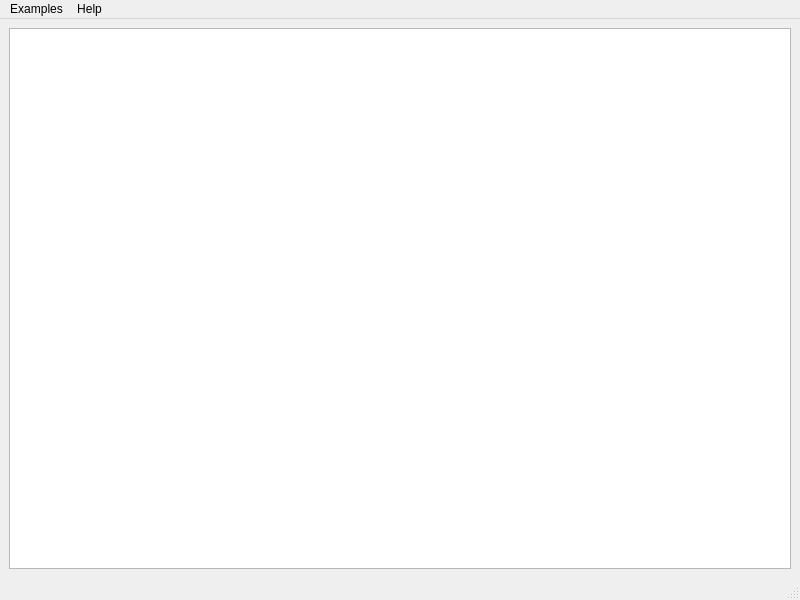
<?xml version="1.0" encoding="UTF-8"?>
<ui version="4.0">
 <class>TestApplication</class>
 <widget class="QMainWindow" name="TestApplication">
  <property name="geometry">
   <rect>
    <x>0</x>
    <y>0</y>
    <width>800</width>
    <height>600</height>
   </rect>
  </property>
  <property name="windowTitle">
   <string>MainWindow</string>
  </property>
  <widget class="QWidget" name="centralwidget">
   <layout class="QGridLayout" name="gridLayout_2">
    <item row="0" column="0">
     <layout class="QGridLayout" name="gridLayout">
      <item row="0" column="0">
       <widget class="QTextEdit" name="textEdit"/>
      </item>
     </layout>
    </item>
   </layout>
  </widget>
  <widget class="QMenuBar" name="menubar">
   <property name="geometry">
    <rect>
     <x>0</x>
     <y>0</y>
     <width>800</width>
     <height>19</height>
    </rect>
   </property>
   <widget class="QMenu" name="menuExamples">
    <property name="title">
     <string>Examples</string>
    </property>
    <addaction name="actionResourceText"/>
    <addaction name="actionDialogUi"/>
    <addaction name="actionStaticLibrary"/>
    <addaction name="actionSharedLibrary"/>
    <addaction name="separator"/>
    <addaction name="actionExit"/>
   </widget>
   <widget class="QMenu" name="menuHelp">
    <property name="title">
     <string>Help</string>
    </property>
    <addaction name="actionHelp"/>
    <addaction name="actionAbout"/>
   </widget>
   <addaction name="menuExamples"/>
   <addaction name="menuHelp"/>
  </widget>
  <widget class="QStatusBar" name="statusbar"/>
  <action name="actionResourceText">
   <property name="text">
    <string>Ressource text</string>
   </property>
  </action>
  <action name="actionDialogUi">
   <property name="text">
    <string>Dialog Ui</string>
   </property>
  </action>
  <action name="actionStaticLibrary">
   <property name="text">
    <string>Static library</string>
   </property>
  </action>
  <action name="actionSharedLibrary">
   <property name="text">
    <string>Shared library</string>
   </property>
  </action>
  <action name="actionEnglish">
   <property name="text">
    <string>English</string>
   </property>
  </action>
  <action name="actionGerman">
   <property name="text">
    <string>German</string>
   </property>
  </action>
  <action name="actionExit">
   <property name="text">
    <string>Exit</string>
   </property>
  </action>
  <action name="actionHelp">
   <property name="text">
    <string>Help</string>
   </property>
  </action>
  <action name="actionAbout">
   <property name="text">
    <string>About</string>
   </property>
  </action>
 </widget>
 <resources/>
 <connections/>
</ui>
